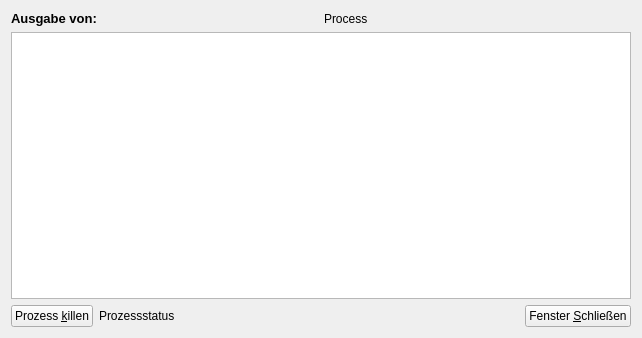
<?xml version="1.0" encoding="UTF-8"?>
<ui version="4.0">
 <class>Terminallog</class>
 <widget class="QWidget" name="Terminallog">
  <property name="geometry">
   <rect>
    <x>0</x>
    <y>0</y>
    <width>642</width>
    <height>338</height>
   </rect>
  </property>
  <property name="windowTitle">
   <string>Terminallog</string>
  </property>
  <layout class="QVBoxLayout" name="verticalLayout">
   <item>
    <layout class="QHBoxLayout" name="horizontalLayout">
     <item>
      <widget class="QLabel" name="label">
       <property name="font">
        <font>
         <pointsize>10</pointsize>
         <weight>75</weight>
         <bold>true</bold>
        </font>
       </property>
       <property name="text">
        <string>Ausgabe von:</string>
       </property>
      </widget>
     </item>
     <item>
      <widget class="QLabel" name="progName">
       <property name="text">
        <string>Process</string>
       </property>
      </widget>
     </item>
    </layout>
   </item>
   <item>
    <widget class="QPlainTextEdit" name="logView">
     <property name="undoRedoEnabled">
      <bool>false</bool>
     </property>
     <property name="readOnly">
      <bool>true</bool>
     </property>
    </widget>
   </item>
   <item>
    <layout class="QHBoxLayout" name="horizontalLayout_2">
     <item>
      <widget class="QPushButton" name="killButton">
       <property name="text">
        <string>Prozess &amp;killen</string>
       </property>
      </widget>
     </item>
     <item>
      <widget class="QLabel" name="state">
       <property name="text">
        <string>Prozessstatus</string>
       </property>
      </widget>
     </item>
     <item>
      <spacer name="horizontalSpacer">
       <property name="orientation">
        <enum>Qt::Horizontal</enum>
       </property>
       <property name="sizeHint" stdset="0">
        <size>
         <width>40</width>
         <height>20</height>
        </size>
       </property>
      </spacer>
     </item>
     <item>
      <widget class="QPushButton" name="closeButton">
       <property name="toolTip">
        <string>solange das Programm läuft, lässt sich das Schließen nur erzwingen, indem das Fenster geschlossen wird.</string>
       </property>
       <property name="text">
        <string>Fenster &amp;Schließen</string>
       </property>
      </widget>
     </item>
    </layout>
   </item>
  </layout>
 </widget>
 <layoutdefault spacing="6" margin="11"/>
 <resources/>
 <connections/>
</ui>
